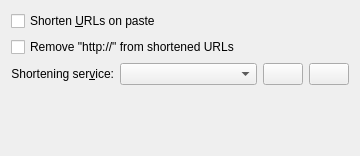
<?xml version="1.0" encoding="UTF-8"?>
<ui version="4.0">
 <class>BehaviorConfig_ShortenBase</class>
 <widget class="QWidget" name="BehaviorConfig_ShortenBase">
  <property name="geometry">
   <rect>
    <x>0</x>
    <y>0</y>
    <width>360</width>
    <height>156</height>
   </rect>
  </property>
  <layout class="QVBoxLayout" name="verticalLayout">
   <item>
    <widget class="QCheckBox" name="kcfg_shortenOnPaste">
     <property name="text">
      <string>Shorten &amp;URLs on paste</string>
     </property>
    </widget>
   </item>
   <item>
    <widget class="QCheckBox" name="kcfg_removeHttp">
     <property name="text">
      <string>Remove &quot;http://&quot; from shortened URLs</string>
     </property>
    </widget>
   </item>
   <item>
    <layout class="QHBoxLayout" name="horizontalLayout">
     <item>
      <widget class="QLabel" name="label">
       <property name="text">
        <string>Shortening ser&amp;vice:</string>
       </property>
       <property name="alignment">
        <set>Qt::AlignRight|Qt::AlignTrailing|Qt::AlignVCenter</set>
       </property>
       <property name="buddy">
        <cstring>shortenPlugins</cstring>
       </property>
      </widget>
     </item>
     <item>
      <widget class="QComboBox" name="shortenPlugins">
       <property name="sizePolicy">
        <sizepolicy hsizetype="MinimumExpanding" vsizetype="Fixed">
         <horstretch>0</horstretch>
         <verstretch>0</verstretch>
        </sizepolicy>
       </property>
      </widget>
     </item>
     <item>
      <widget class="QPushButton" name="configPlugin">
       <property name="toolTip">
        <string>Configure plugin</string>
       </property>
       <property name="icon">
        <iconset theme="configure"/>
       </property>
      </widget>
     </item>
     <item>
      <widget class="QPushButton" name="aboutPlugin">
       <property name="sizePolicy">
        <sizepolicy hsizetype="Fixed" vsizetype="Fixed">
         <horstretch>0</horstretch>
         <verstretch>0</verstretch>
        </sizepolicy>
       </property>
       <property name="toolTip">
        <string>About plugin</string>
       </property>
       <property name="icon">
        <iconset theme="help-about"/>
       </property>
      </widget>
     </item>
    </layout>
   </item>
   <item>
    <spacer name="verticalSpacer">
     <property name="orientation">
      <enum>Qt::Vertical</enum>
     </property>
     <property name="sizeHint" stdset="0">
      <size>
       <width>20</width>
       <height>40</height>
      </size>
     </property>
    </spacer>
   </item>
  </layout>
 </widget>
 <tabstops>
  <tabstop>kcfg_shortenOnPaste</tabstop>
  <tabstop>kcfg_removeHttp</tabstop>
  <tabstop>shortenPlugins</tabstop>
  <tabstop>configPlugin</tabstop>
  <tabstop>aboutPlugin</tabstop>
 </tabstops>
 <resources/>
 <connections/>
</ui>
